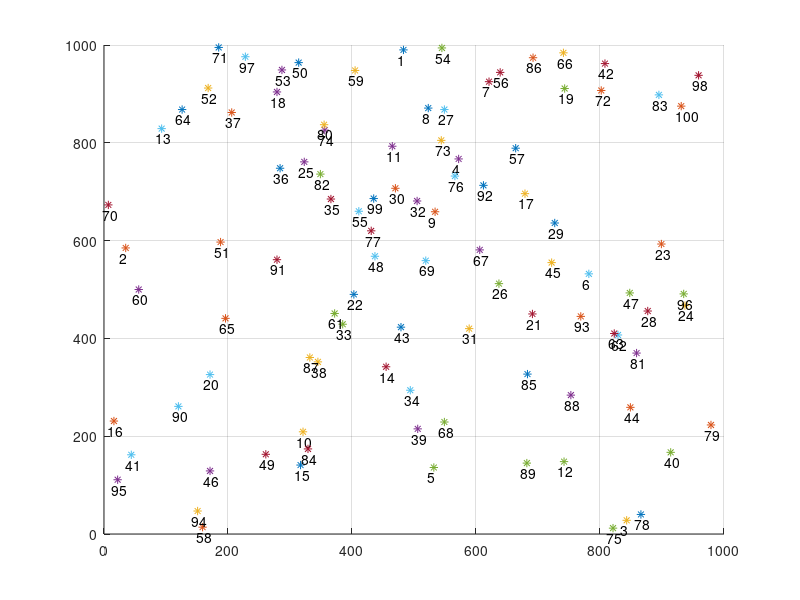

This figure's MATLAB source: (Note: this script raises an error after producing the figure.)
%% Khai báo
clear; clc; clear global;
% Kích thước mặt phẳng 1000x1000
x = 1000;
y = 1000;
CountNode = 100; % Số lượng các node
W = 2;
R = 0.3; % RPRAM
C = 12; % Dung lượng liên kết
Alpha = 0.4;
Umin = 0.85; % Hệ số Prim-Dijkstra

% Tạo ma trận node kích thước 100x2 chứa tọa độ 100 node
Node = randi(x,CountNode,2); 
x_Node=Node(:,1);   % Hoành độ của node
y_Node=Node(:,2);   % Tung độ của node

% Vẽ đồ thị các node
figure;
axis([0 x 0 y]);  % Giới hạn trục x, y
hold on;grid on;

for i=1:length(Node)
    %figure(1)
    draw(i)=scatter(x_Node(i),y_Node(i),'*k');  % Vẽ các node
    Show_Index(i)=text(x_Node(i)-10,y_Node(i)-20,num2str(i));  % Đánh chỉ số cho các node
end

% Khai báo biến lưu lượng - Traffic
Traffic = setup_Traffic(Node);
Price = priceCalculate(Node, Traffic, C, W, x_Node, y_Node, R, CountNode, Alpha, Umin);

%=========================================================================%
%% Câu 4:

for k = 1:3
    figure;
    axis([0 x 0 y]);  % Giới hạn trục x, y
    hold on;grid on;
    for i=1:length(Node)
        draw(i)=scatter(x_Node(i),y_Node(i),'*k');  % Vẽ các node
        Show_Index(i)=text(x_Node(i)-10,y_Node(i)-20,num2str(i));  % Đánh chỉ số cho các node
    end

    tTraffic = Traffic * (1.2 + (k-1)*0.1);
    % Tính trọng số các node
    Node_Weight=ones(1,length(Node));
    for i = 1:length(Node)
        Node_Weight(i) = sum(tTraffic(i,:));
    end

    % Tính trọng số chuẩn hóa
    Normalized_Weight=zeros(1,length(Node)); % Khởi tạo trọng số chuẩn hóa
    Normalized_Weight = Node_Weight/C; % Chuẩn hóa

    % Phân loại nút Backbone 
    Backbone_Node=[];
    for i=1:length(Node)
        if (Normalized_Weight(i)>W) % W = 2
            % Vẽ các nút Backbone
            Backbone_Node=[Backbone_Node i];
            scatter(x_Node(i),y_Node(i),60,'sr','filled');
            text(x_Node(i)-10,y_Node(i)-20,num2str(i));
        end
    end

    % Tính Cost 
    Cost = zeros(length(Node));
    for i=1:length(Node)
        for j=1:length(Node)
            Cost(j,i)=sqrt((x_Node(j)-x_Node(i))^2+(y_Node(j)-y_Node(i))^2);
        end
    end
    Cost = Cost * 0.4;

    Max_Cost=max(max(Cost));% Tính Max Cost
    Radius = Max_Cost*R; % Tính bán kính tối đa
    Member_Node=[]; % Mảng lưu node thuộc Backbone
    root = zeros(1,CountNode); % Xem node thuộc Backbone nào

    % Xét tất cả các node trừ Backbone
    for i=1:length(Node)
        % Kiểm tra xem nút i có phải là Backbone không
        if (~ismember(i,Backbone_Node))
            % Duyệt các nút backbone
            for j=1:length(Backbone_Node)
                % Kiểm tra xem có nằm trong Radius của Backbone nào
                if (Cost(i,Backbone_Node(j)) <= Radius)
                    root(i) = Backbone_Node(j);
                    Member_Node=[Member_Node i];
                    scatter(x_Node(i),y_Node(i),40,'k','filled');
                    line([x_Node(i) x_Node(root(i))],[y_Node(i) y_Node(root(i))],'Color','k','LineWidth',0.5);
                end
            end
        end
    end

    % Thêm các nút chưa xét
    Uncheck_Node =[];

    for i=1:length(Node)
        % Kiểm tra xem nút i có là nút Backbone hay đã thuộc Backbone hay chưa
        if ((~ismember(i,Backbone_Node)) && (~ismember(i,Member_Node))) 
            Uncheck_Node=[Uncheck_Node i];
            scatter(x_Node(i),y_Node(i),40,'y','filled'); % Các nút chưa được xét được đánh màu vàng
        end
    end

    % Tìm các nút Backbone còn lại
    while(~isempty(Uncheck_Node))
        % Xác định các nút trung tâm - Center of Gravity

        % Tính giá trị hoành độ nút trung tâm x_ctn
        tso = 0;
        mso = 0;
        for i=1:length(Uncheck_Node)
            tso = tso + x_Node(Uncheck_Node(i))*Node_Weight(Uncheck_Node(i));
            mso = mso + Node_Weight(Uncheck_Node(i));
        end
        x_center_of_gravity = tso/mso;
    
        % Tính giá trị tung độ nút trung tâm y_ctn
        tso = 0;
        mso = 0;
        for i=1:length(Uncheck_Node)
            tso = tso + y_Node(Uncheck_Node(i))*Node_Weight(Uncheck_Node(i));
            mso = mso + Node_Weight(Uncheck_Node(i));
        end
        y_center_of_gravity = tso/mso;

        % Hai mảng lưu giá trị distance và weight của các nút Uncheck
        subDis = zeros(1,length(Uncheck_Node));
        subWei = zeros(1,length(Uncheck_Node));
        for i=1:length(Uncheck_Node)
            subDis(i) = sqrt((x_Node(Uncheck_Node(i)) - x_center_of_gravity)^2 + (y_Node(Uncheck_Node(i)) - y_center_of_gravity)^2);
            subWei(i) = Node_Weight(Uncheck_Node(i));
        end
    
        maxDis = max(subDis);
        maxWei = max(subWei);
    
        merit = zeros(1,length(Uncheck_Node)); % Mảng chứa giá trị merit của các nút uncheck
        for i=1:length(Uncheck_Node)
            merit(i) = 0.5*((maxDis - subDis(i))/maxDis) + 0.5*subWei(i)/maxWei;
        end

        % Chọn nút có merit lớn nhất làm nút Backbone mới
        m = find(merit==max(merit)); % m là index của nút có merit lớn nhất trong mảng Uncheck
        n = Uncheck_Node(m); % n là index của nút đó trong 100 node khởi tạo
        Backbone_Node=[Backbone_Node Uncheck_Node(m)]; % Thêm node vào Backbone
        Uncheck_Node(m) = []; % Xóa node ra khỏi Uncheck 
        scatter(x_Node(n),y_Node(n),60,'sr','filled'); 

        % Kiểm tra xem các nút trong uncheck còn lại có nút nào nằm trong Backbone mới không
        tUncheck_Node = Uncheck_Node;
        for i=1:length(tUncheck_Node)
            if (Cost(tUncheck_Node(i), n) <= Radius)
                root(tUncheck_Node(i)) = n;
                Member_Node=[Member_Node tUncheck_Node(i)];
                scatter(x_Node(tUncheck_Node(i)),y_Node(tUncheck_Node(i)),40,'k','filled');
                line([x_Node(tUncheck_Node(i)) x_Node(n)],[y_Node(tUncheck_Node(i)) y_Node(n)],'Color','k','LineWidth',0.5);
                Uncheck_Node(Uncheck_Node==tUncheck_Node(i)) = [];
            end
        end
    end

    % Tìm nút trung tâm

    % Tính tổng trọng số các nút Backbone
    Backbone_weight = zeros(1,length(Backbone_Node));
    for i=1:length(Backbone_Node)
        Backbone_weight(i) = Node_Weight(Backbone_Node(i));
        for j=1:CountNode
            if (root(j) == Backbone_Node(i))
                Backbone_weight(i) = Backbone_weight(i) + Node_Weight(j);
            end
        end
    end

    % Tính moment các nút Backbone
    Moment = zeros(1,length(Backbone_Node));
    for i=1:length(Backbone_Node)
        for j=1:length(Backbone_Node)
            if (i~=j)
                Moment(i) = Moment(i) + Cost(Backbone_Node(i), Backbone_Node(j))*Backbone_weight(j);
            end
        end
    end

    m = find(Moment==min(Moment));  % m là index của nút đó trong mảng Backbone
    Center_Backbone_Node = Backbone_Node(m); 
    scatter(x_Node(Center_Backbone_Node),y_Node(Center_Backbone_Node),60,'sg','filled');
    %saveas(gcf,'Cau 1.png');

    Traffic_Backbone = zeros(length(Backbone_Node));

    for i=1:CountNode
        for j=1:i
            if (tTraffic(i,j) ~= 0)
                if ((~ismember(i,Backbone_Node))) % Nếu i là Backbone thì a = i
                    a = root(i);
                else
                    a = i;
                end

                if ((~ismember(j,Backbone_Node)))
                    b = root(j);
                else
                    b = j;
                end
                a = find(Backbone_Node==a);
                b = find(Backbone_Node==b);
                if (a == b)
                    continue;
                else
                    Traffic_Backbone(a, b) = Traffic_Backbone(a, b) + tTraffic(i, j);
                    Traffic_Backbone(b, a) = Traffic_Backbone(b, a) + tTraffic(i, j);
                end
            end
        end
    end

    U = Center_Backbone_Node;
    V = Backbone_Node;
    V(V==U) = [];
    % Giá Prim-Dijkstra
    hop = zeros(1,numel(Backbone_Node));
    P = []; % Tập hợp các nút home cần xét
    L = zeros(1, CountNode);
    minTemp = 0;

    for i=1:length(L)
        L(i) = inf;
    end

    d = zeros(1, CountNode);

    while(~isempty(V))
        node = U(length(U)); % Lấy giá trị nút Backbone 
     
        for i=1:length(V)
            if (d(node)*Alpha + Cost(node, V(i)) < L(V(i)))
                L(V(i)) = d(node)*Alpha + Cost(node, V(i));
                root(V(i)) = node;
            end
        end
        minTemp = find(L==min(L));
        hop(find(Backbone_Node==minTemp))= hop(find(Backbone_Node==root(minTemp)))+1;
        if (root(minTemp)~= P)
            P = [P, node_index(minTemp)];
        end
     
        U = [U minTemp];
        V(V==minTemp) = [];
        d(minTemp) = Cost(minTemp, root(minTemp)) + d(root(minTemp));
        L(minTemp) = inf;
        line([x_Node(minTemp) x_Node(root(minTemp))],[y_Node(minTemp) y_Node(root(minTemp))],'Color','r','LineWidth',2);
    end

    % Số lượng hop giữa các Backbone
    sum_hop = zeros(length(Backbone_Node));
    root(Center_Backbone_Node)= Center_Backbone_Node;
    for i=1:numel(Backbone_Node)
        for j=1:numel(Backbone_Node)
            if(i==j)
                sum_hop(i,j)=0;
            else
                if(root(Backbone_Node(i))==Backbone_Node(j)||root(Backbone_Node(j))==Backbone_Node(i))
                    sum_hop(i,j) = 1;
                elseif(root(Backbone_Node(i))==root(Backbone_Node(j)))
                    sum_hop(i,j) = 2;
                else
                    sum_hop(i,j)=hop(i)+hop(j);
                end
            end
        end
    end

    % Tìm nút home cho cặp nút (i,j)
    home=zeros(numel(Backbone_Node));
    for i=1:numel(Backbone_Node)
        for j=1:numel(Backbone_Node)
            if (sum_hop(i,j)==2 && (Backbone_Node(i)== Center_Backbone_Node))
                home(i,j)= root(Backbone_Node(j));
            elseif (sum_hop(i,j)==2 && (Backbone_Node(j)== Center_Backbone_Node))
                home(i,j)= root(Backbone_Node(i));
            elseif (sum_hop(i,j)==2 && (Backbone_Node(j)~= Center_Backbone_Node)&& (Backbone_Node(i)~= Center_Backbone_Node))
                home(i,j)= root(Backbone_Node(i));
            elseif sum_hop(i,j)>2
                min_cost = inf;
                A = [Backbone_Node(i) Backbone_Node(j)];
                for k = 1:length(P)
                    if((P(k) ~= A) && (Cost(Backbone_Node(i),P(k)) + Cost(P(k),Backbone_Node(j))< min_cost))
                        min_cost = Cost(Backbone_Node(i),P(k)) + Cost(P(k),Backbone_Node(j));
                        home(i,j) = P(k);
                    end
                end
            end
        end
    end

    % Tính số đường sử dụng và độ sử dụng trên từng liên kết
    tsum_hop = sum_hop;

    % Thêm các liên kết
    maxHop = 0;
    Price = 0;
    for i=1:length(Backbone_Node)
        for j=1:length(Backbone_Node)
            if (tsum_hop(i ,j) > maxHop)
                a = i;
                b = j;
                maxHop = sum_hop(i ,j);
            end
        end
    end
    % a, b là Traffic lớn nhất, index trong backbone
    tsum_hop(a, b) = 0;
    % Giá trị lưu các traffic x
    ultis =[];
    index = 1;
    while(maxHop > 1)
        if (Traffic_Backbone(a, b) ~= 0)
            n = ceil(Traffic_Backbone(a, b)/C);
            U = Traffic_Backbone(a, b)/(n*C);
            Price = Price + n*Traffic_Backbone(a,b);
            if (U > Umin)
                % Thêm liên kết trực tiếp
                c = Backbone_Node(a); d = Backbone_Node(b);
                %fprintf("Them lien ket truc tiep giua nut %i va %i\n",c,d);
                line([x_Node(c) x_Node(d)],[y_Node(c) y_Node(d)],'Color','g','LineWidth',2);
                ultis(index,:) = [Backbone_Node(a) Backbone_Node(b) n U];
                index = index + 1;
            else
                % Chuyển lưu lượng
                Traffic_Backbone(a, find(Backbone_Node==home(a,b))) = Traffic_Backbone(a, find(Backbone_Node==home(a,b))) + Traffic_Backbone(a, b);
                Traffic_Backbone(b, find(Backbone_Node==home(b,a))) = Traffic_Backbone(b, find(Backbone_Node==home(b,a))) + Traffic_Backbone(a, b);
                Traffic_Backbone(find(Backbone_Node==home(b,a)), a) = Traffic_Backbone(find(Backbone_Node==home(b,a)), a) + Traffic_Backbone(a, b);
                Traffic_Backbone(find(Backbone_Node==home(a,b)), b) = Traffic_Backbone(find(Backbone_Node==home(a,b)), b) + Traffic_Backbone(a, b);
            end
        end
        maxHop = 0;
        for i=1:length(Backbone_Node)
            for j=1:length(Backbone_Node)
                if (tsum_hop(i ,j) > maxHop)
                    a = i;
                    b = j;
                    maxHop = tsum_hop(i ,j);
                end
            end
        end
        % a, b là Traffic lớn nhất
        tsum_hop(a, b) = 0;
    end

    for i=1:length(Backbone_Node)
        for j=1:length(Backbone_Node)
            if (tsum_hop(i ,j) == 1)
                n = ceil(Traffic_Backbone(i, j)/C);
                U = Traffic_Backbone(i, j)/(n*C);
                Price = Price + n*Traffic_Backbone(i,j);
                ultis(index,:) = [Backbone_Node(i) Backbone_Node(j) n U];
                index = index + 1;
            end
        end
    end
    %saveas(gcf,'Cau 32.png');
    Price = Price/2;
    fprintf("Price = %f\n", Price)

end







